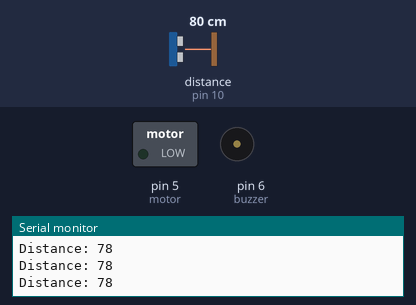
Bench run of a sketch on a simulated Arduino Uno, built with avr-gcc and run on an emulated ATmega328P. On the bench: switched loads named in the sketch (green lamp = pin HIGH), buzzer (waves = sounding, pin HIGH), the last lines printed to the serial monitor. Wiring (inferred from the names in the program): ultrasonic range finder: trigger pin 9; echo pin 10. The test bench sets the inputs (shaded band); at power-on: distance to the obstacle (sensor on pin 10) 80 cm. The echo pulse lasts 58.3 µs per cm; pins used as bus, display or sensor lines are not drawn.

Above: at 1.2 s.
1.3 s: distance to the obstacle (sensor on pin 10) set to 57 cm
4.3 s: distance to the obstacle (sensor on pin 10) set to 47 cm
At 5.7 s:
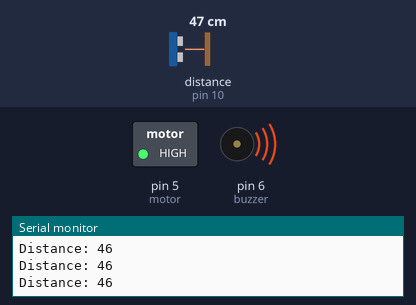
6.0 s: distance to the obstacle (sensor on pin 10) set to 60 cm
At 6.9 s:
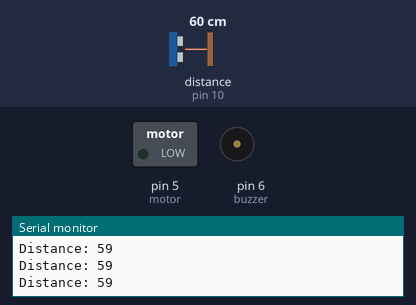
7.6 s: distance to the obstacle (sensor on pin 10) set to 2 cm
At 8.0 s:
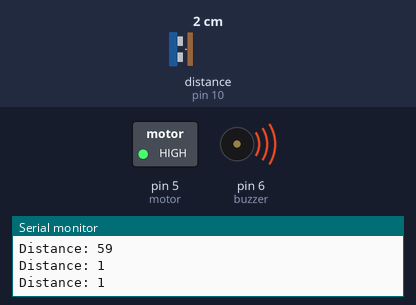
Timing chart, 0 to 10.2 s (numbered marks = the images above; inputs shaded):
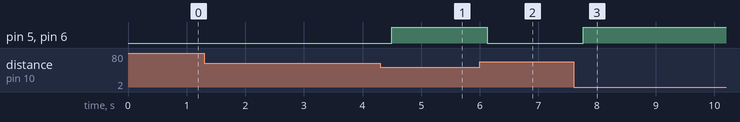

The sketch:

smart_blind_stick.ino
```cpp
// Smart Blind Stick Code
// Author: Your Name
// Platform: Arduino Uno

#define trigPin 9
#define echoPin 10
#define buzzer 6
#define motor 5

long duration;
int distance;

void setup() {
  pinMode(trigPin, OUTPUT);
  pinMode(echoPin, INPUT);
  pinMode(buzzer, OUTPUT);
  pinMode(motor, OUTPUT);
  Serial.begin(9600);
}

void loop() {
  digitalWrite(trigPin, LOW);
  delayMicroseconds(2);

  digitalWrite(trigPin, HIGH);
  delayMicroseconds(10);
  digitalWrite(trigPin, LOW);

  duration = pulseIn(echoPin, HIGH);
  distance = duration * 0.034 / 2;

  Serial.print("Distance: ");
  Serial.println(distance);

  if (distance > 0 && distance <= 50) {
    digitalWrite(buzzer, HIGH);
    digitalWrite(motor, HIGH);
  } else {
    digitalWrite(buzzer, LOW);
    digitalWrite(motor, LOW);
  }

  delay(200);
}
```

Measured:
- the behaviour switches between 52 and 51 cm on distance to the obstacle (sensor on pin 10) (found by bisection; images 0 and 1)
- after the input at 4.3 s, pin 5 (motor), pin 6 (buzzer): LOW → HIGH after 0.20 s
- after the input at 6.0 s, pin 5 (motor), pin 6 (buzzer): HIGH → LOW after 0.13 s
- after the input at 7.6 s, pin 5 (motor), pin 6 (buzzer): LOW → HIGH after 0.16 s
